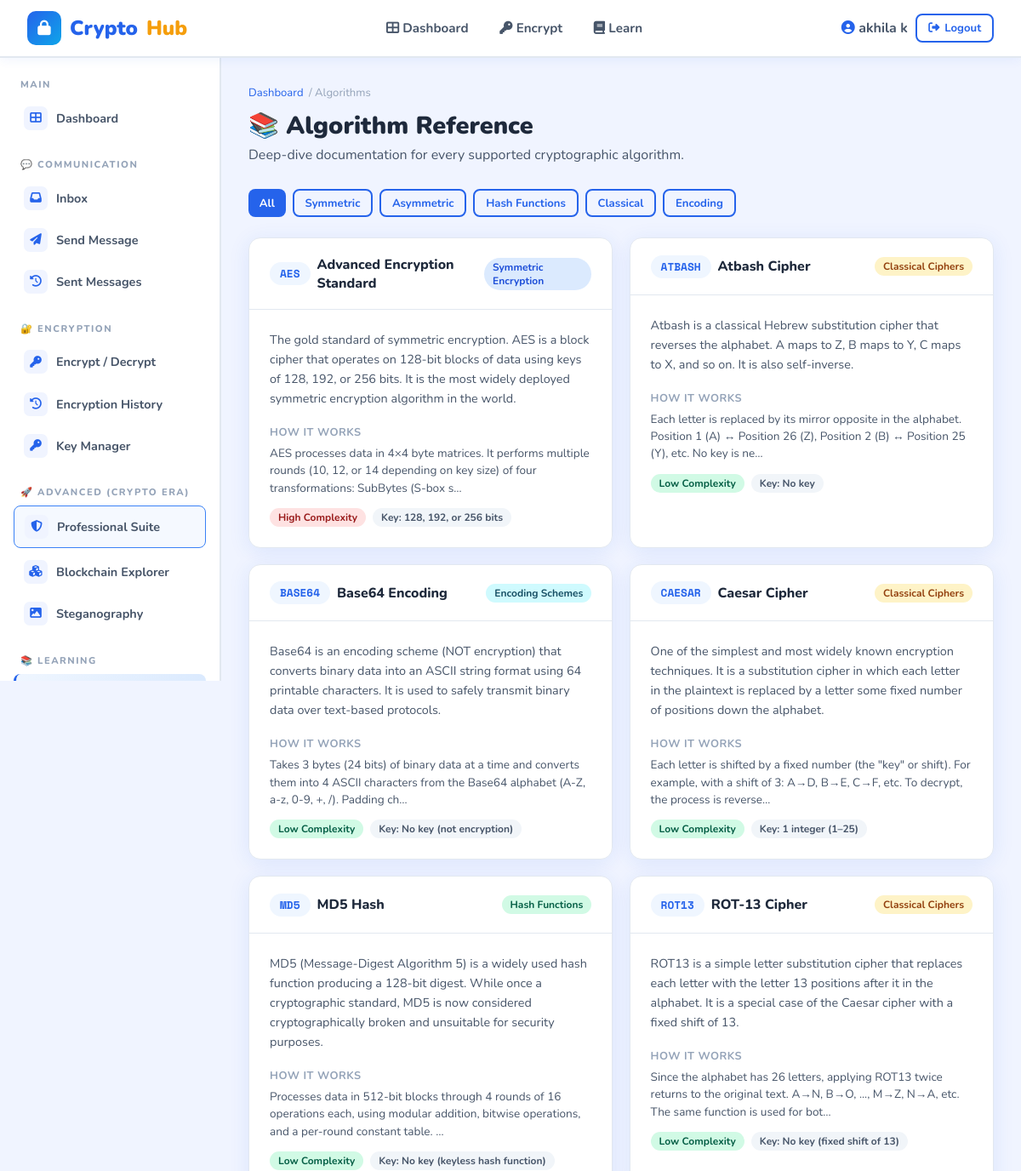
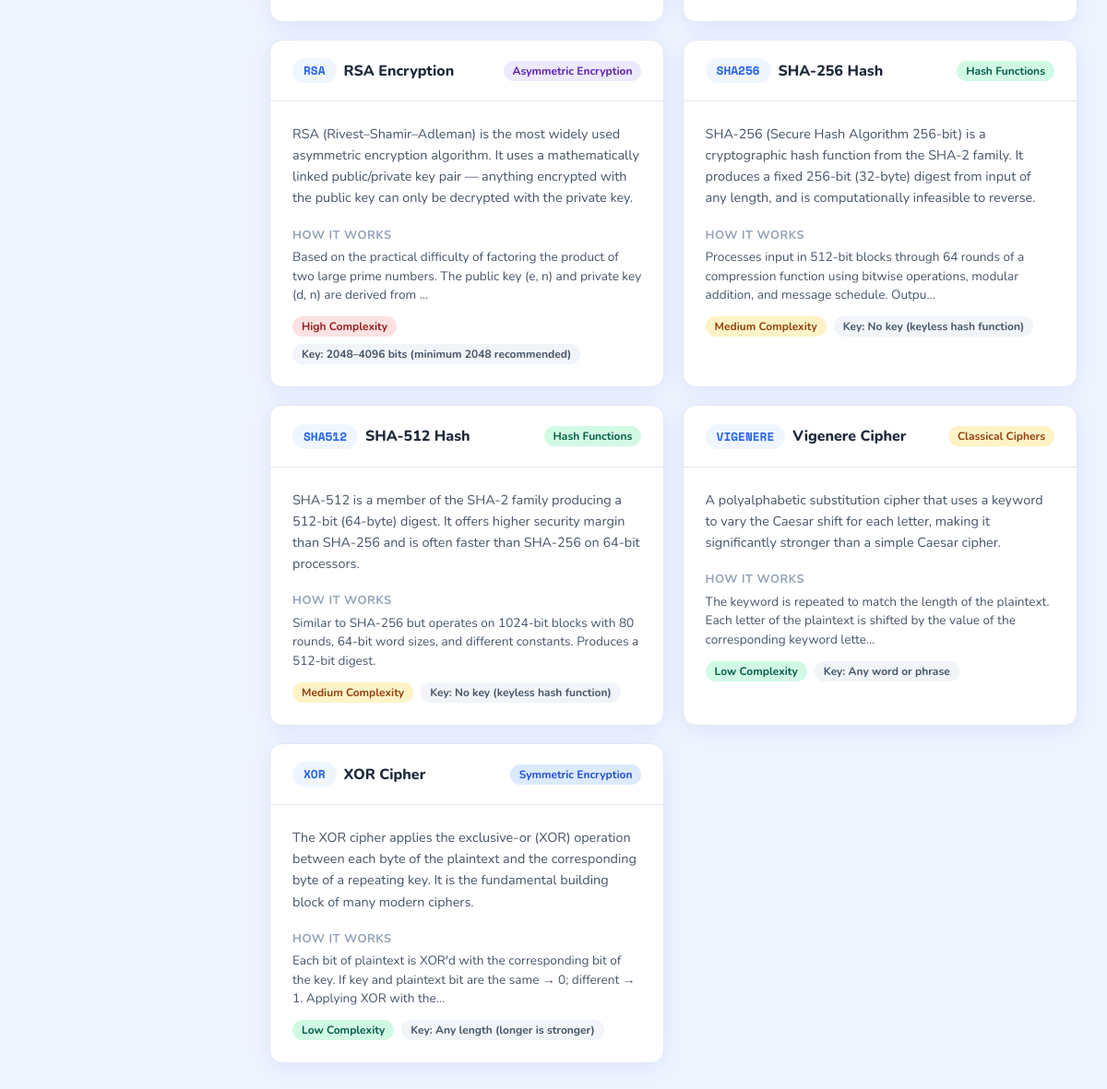
/algorithms/ (signed in), run on the app's committed database (2 pictures, top to bottom).
### crypto_app/models.py (models this page shows, shortened)
class AlgorithmReference(models.Model):
    CATEGORY_CHOICES = [
        ('SYMMETRIC', 'Symmetric Encryption'),
        ('ASYMMETRIC', 'Asymmetric Encryption'),
        ('HASH', 'Hash Functions'),
        ('CLASSICAL', 'Classical Ciphers'),
        ('ENCODING', 'Encoding Schemes'),
    ]
    name = models.CharField(max_length=100)
    acronym = models.CharField(max_length=20)
    category = models.CharField(max_length=20, choices=CATEGORY_CHOICES)
    description = models.TextField()
    history = models.TextField(blank=True)
    how_it_works = models.TextField()
    use_cases = models.TextField()
    strengths = models.TextField(blank=True)
    weaknesses = models.TextField(blank=True)
    key_length = models.CharField(max_length=100, blank=True)
    complexity = models.CharField(max_length=20, choices=[
        ('LOW', 'Low'), ('MEDIUM', 'Medium'), ('HIGH', 'High')
    ], default='MEDIUM')
    is_featured = models.BooleanField(default=False)
    created_at = models.DateTimeField(default=timezone.now)
    class Meta:
        ordering = ['name']

### crypto_app/views.py (the view)
# urls.py: path('algorithms/', views.algorithm_reference, name='algorithm_reference'),
@login_required
def algorithm_reference(request):
    algorithms = AlgorithmReference.objects.all()
    category = request.GET.get('category', '')
    if category:
        algorithms = algorithms.filter(category=category)
    return render(request, 'crypto_app/algorithm_reference.html', {
        'algorithms': algorithms, 'category': category
    })

### crypto_app/templates/crypto_app/algorithm_reference.html (shortened to what this page needs)
{% extends 'crypto_app/base.html' %}
{% block body %}
<div class="app-layout">
    {% include 'crypto_app/user_sidebar.html' %}
    <main class="main-content fade-in">
        <div class="page-header">
            <div class="breadcrumb"><a href="{% url 'dashboard' %}">Dashboard</a> / Algorithms</div>
            <h1>📚 Algorithm Reference</h1>
            <p>Deep-dive documentation for every supported cryptographic algorithm.</p>
        </div>
        <div style="display:flex;gap:0.5rem;flex-wrap:wrap;margin-bottom:1.5rem;">
            <a href="{% url 'algorithm_reference' %}" class="btn {% if not category %}btn-primary{% else %}btn-outline{% endif %} btn-sm">All</a>
            <a href="?category=SYMMETRIC" class="btn {% if category == 'SYMMETRIC' %}btn-primary{% else %}btn-outline{% endif %} btn-sm">Symmetric</a>
            <a href="?category=ASYMMETRIC" class="btn {% if category == 'ASYMMETRIC' %}btn-primary{% else %}btn-outline{% endif %} btn-sm">Asymmetric</a>
            <a href="?category=HASH" class="btn {% if category == 'HASH' %}btn-primary{% else %}btn-outline{% endif %} btn-sm">Hash Functions</a>
            <a href="?category=CLASSICAL" class="btn {% if category == 'CLASSICAL' %}btn-primary{% else %}btn-outline{% endif %} btn-sm">Classical</a>
            <a href="?category=ENCODING" class="btn {% if category == 'ENCODING' %}btn-primary{% else %}btn-outline{% endif %} btn-sm">Encoding</a>
        </div>
        {% if algorithms %}
        <div style="display:grid;grid-template-columns:repeat(auto-fill,minmax(340px,1fr));gap:1.2rem;">
            {% for algo in algorithms %}
            <div class="card" style="transition:all 0.2s;" onmouseover="this.style.transform='translateY(-3px)';this.style.boxShadow='var(--shadow-hover)'" onmouseout="this.style.transform='';this.style.boxShadow=''">
                <div class="card-header">
                    <h3>
                        <span class="algo-chip">{{ algo.acronym }}</span>
                        {{ algo.name }}
                    </h3>
                    <span class="badge-tag {% if algo.category == 'SYMMETRIC' %}badge-blue{% elif algo.category == 'ASYMMETRIC' %}badge-purple{% elif algo.category == 'HASH' %}badge-green{% elif algo.category == 'CLASSICAL' %}badge-amber{% else %}badge-cyan{% endif %}">
                        {{ algo.get_category_display }}
                    </span>
                </div>
                <div class="card-body">
                    <p style="color:var(--text-mid);font-size:0.9rem;margin-bottom:1rem;line-height:1.6;">{{ algo.description }}</p>
                    {% if algo.how_it_works %}
                    <div style="margin-bottom:0.8rem;">
                        <strong style="font-size:0.8rem;text-transform:uppercase;color:var(--text-light);letter-spacing:0.5px;">How it works</strong>
                        <p style="font-size:0.85rem;color:var(--text-mid);margin-top:0.3rem;line-height:1.5;">{{ algo.how_it_works|truncatechars:150 }}</p>
                    </div>
                    {% endif %}
                    <div style="display:flex;gap:0.5rem;flex-wrap:wrap;">
                        <span class="badge-tag {% if algo.complexity == 'LOW' %}badge-green{% elif algo.complexity == 'MEDIUM' %}badge-amber{% else %}badge-red{% endif %}">
                            {{ algo.get_complexity_display }} Complexity
                        </span>
                        {% if algo.key_length %}<span class="badge-tag badge-gray">Key: {{ algo.key_length }}</span>{% endif %}
                    </div>
                </div>
            </div>
            {% endfor %}
        </div>
        {% endif %}
    </main>
</div>
{% endblock %}

### crypto_app/templates/crypto_app/base.html (shortened to what this page needs)
<!DOCTYPE html>
<html lang="en">
<head>
    <link rel="stylesheet" href="https://cdnjs.cloudflare.com/ajax/libs/font-awesome/6.5.0/css/all.min.css">
</head>
<body>
<header class="topnav">
    <a href="{% url 'home' %}" class="brand">
        <div class="logo-icon"><i class="fas fa-lock"></i></div>
        Crypto<span class="sub">Hub</span>
    </a>
    {% if user.is_authenticated %}
    <nav>
        {% if user.is_staff %}
        <a href="{% url 'admin_dashboard' %}"><i class="fas fa-tachometer-alt"></i> Admin Panel</a>
        {% else %}
        <a href="{% url 'dashboard' %}"><i class="fas fa-th-large"></i> Dashboard</a>
        <a href="{% url 'encryption_tool' %}"><i class="fas fa-key"></i> Encrypt</a>
        <a href="{% url 'topics' %}"><i class="fas fa-book"></i> Learn</a>
        {% endif %}
    </nav>
    <div class="auth-btns">
        <span style="font-weight:700; color:var(--text-mid);">
            <i class="fas fa-user-circle" style="color:var(--primary)"></i>
            {{ user.get_full_name|default:user.username }}
        </span>
        <a href="{% url 'logout' %}" class="btn btn-outline btn-sm">
            <i class="fas fa-sign-out-alt"></i> Logout
        </a>
    </div>
    {% endif %}
</header>
{% block body %}{% endblock %}
</body>
</html>

### crypto_app/templates/crypto_app/base.html (style rules this page uses)
:root { --primary: #2563EB; --primary-light: #3B82F6; --primary-dark: #1D4ED8; --secondary: #0EA5E9; --accent: #F59E0B; --success: #10B981; --danger: #EF4444; --warning: #F59E0B; --info: #06B6D4; --bg: #F0F4FF; --bg-white: #FFFFFF; --bg-card: #FFFFFF; --text-dark: #1E293B; --text-mid: #475569; --text-light: #94A3B8; --border: #E2E8F0; --shadow: 0 4px 24px rgba(37,99,235,0.10); --shadow-hover: 0 8px 32px rgba(37,99,235,0.18); --radius: 14px; --radius-sm: 8px; --sidebar-w: 260px; --header-h: 68px; --font-main: 'Nunito', sans-serif; --font-mono: 'Space Mono', monospace; }
* { box-sizing: border-box; margin: 0; padding: 0; }
body { font-family: var(--font-main); background: var(--bg); color: var(--text-dark); min-height: 100vh; }
.topnav { background: #fff; border-bottom: 2px solid var(--border); padding: 0 2rem; height: var(--header-h); display: flex; align-items: center; justify-content: space-between; position: sticky; top: 0; z-index: 100; box-shadow: 0 2px 12px rgba(37,99,235,0.07); }
.topnav .brand { display: flex; align-items: center; gap: 10px; text-decoration: none; font-size: 1.5rem; font-weight: 900; color: var(--primary); }
.topnav .brand .logo-icon { width: 40px; height: 40px; background: linear-gradient(135deg, var(--primary), var(--secondary)); border-radius: 10px; display: flex; align-items: center; justify-content: center; color: white; font-size: 1.1rem; }
.topnav .brand span.sub { color: var(--accent); }
.topnav nav { display: flex; align-items: center; gap: 0.3rem; }
.topnav nav a { padding: 0.45rem 1rem; border-radius: var(--radius-sm); text-decoration: none; color: var(--text-mid); font-weight: 700; font-size: 0.95rem; transition: all 0.2s; }
.topnav .auth-btns { display: flex; gap: 0.6rem; align-items: center; }
.btn { display: inline-flex; align-items: center; gap: 6px; padding: 0.5rem 1.2rem; border-radius: var(--radius-sm); font-family: var(--font-main); font-weight: 700; font-size: 0.9rem; border: none; cursor: pointer; text-decoration: none; transition: all 0.2s; }
.btn-primary { background: var(--primary); color: white; }
.btn-outline { background: transparent; color: var(--primary); border: 2px solid var(--primary); }
.btn-sm { padding: 0.35rem 0.8rem; font-size: 0.82rem; }
.app-layout { display: flex; min-height: calc(100vh - var(--header-h)); }
.main-content { flex: 1; padding: 2rem; overflow-x: hidden; }
.page-header { margin-bottom: 1.8rem; }
.page-header h1 { font-size: 1.8rem; font-weight: 900; color: var(--text-dark); }
.page-header p { color: var(--text-mid); margin-top: 0.3rem; }
.breadcrumb { display: flex; align-items: center; gap: 0.4rem; font-size: 0.82rem; color: var(--text-light); margin-bottom: 0.6rem; }
.breadcrumb a { color: var(--primary); text-decoration: none; }
.card { background: var(--bg-card); border-radius: var(--radius); box-shadow: var(--shadow); border: 1px solid var(--border); overflow: hidden; }
.card-header { padding: 1.2rem 1.5rem; border-bottom: 1px solid var(--border); display: flex; align-items: center; justify-content: space-between; }
.card-header h3 { font-size: 1rem; font-weight: 800; color: var(--text-dark); display: flex; align-items: center; gap: 8px; }
.card-body { padding: 1.5rem; }
.badge-tag { display: inline-flex; align-items: center; gap: 4px; padding: 3px 10px; border-radius: 20px; font-size: 0.75rem; font-weight: 700; }
.badge-blue { background: #DBEAFE; color: #1D4ED8; }
.badge-green { background: #D1FAE5; color: #065F46; }
.badge-red { background: #FEE2E2; color: #991B1B; }
.badge-amber { background: #FEF3C7; color: #92400E; }
.badge-purple { background: #EDE9FE; color: #5B21B6; }
.badge-cyan { background: #CFFAFE; color: #164E63; }
.badge-gray { background: #F1F5F9; color: #475569; }
.algo-chip { display: inline-flex; align-items: center; gap: 5px; padding: 4px 12px; border-radius: 20px; background: #EFF6FF; color: var(--primary); font-size: 0.8rem; font-weight: 800; font-family: var(--font-mono); }
.fade-in { animation: fadeIn 0.35s ease both; }

### data on the page
AlgorithmReference: acronym "AES", name "Advanced Encryption Standard", category "Symmetric Encryption", description "The gold standard of symmetric encryption. AES is a block cipher that operates on 128-bit blocks of data using keys of 128, 192, or 256 bits. It is the most widely deployed symmetric encryption algorithm in the world.", how_it_works "AES processes data in 4×4 byte matrices. It performs multiple rounds (10, 12, or 14 depending on key size) of four transformations: SubBytes (S-box s…", complexity "High", key_length "128, 192, or 256 bits"
AlgorithmReference: acronym "ATBASH", name "Atbash Cipher", category "Classical Ciphers", description "Atbash is a classical Hebrew substitution cipher that reverses the alphabet. A maps to Z, B maps to Y, C maps to X, and so on. It is also self-inverse.", how_it_works "Each letter is replaced by its mirror opposite in the alphabet. Position 1 (A) ↔ Position 26 (Z), Position 2 (B) ↔ Position 25 (Y), etc. No key is ne…", complexity "Low", key_length "No key"
AlgorithmReference: acronym "BASE64", name "Base64 Encoding", category "Encoding Schemes", description "Base64 is an encoding scheme (NOT encryption) that converts binary data into an ASCII string format using 64 printable characters. It is used to safely transmit binary data over text-based protocols.", how_it_works "Takes 3 bytes (24 bits) of binary data at a time and converts them into 4 ASCII characters from the Base64 alphabet (A-Z, a-z, 0-9, +, /). Padding ch…", complexity "Low", key_length "No key (not encryption)"
AlgorithmReference: acronym "CAESAR", name "Caesar Cipher", category "Classical Ciphers", description "One of the simplest and most widely known encryption techniques. It is a substitution cipher in which each letter in the plaintext is replaced by a letter some fixed number of positions down the alphabet.", how_it_works "Each letter is shifted by a fixed number (the \"key\" or shift). For example, with a shift of 3: A→D, B→E, C→F, etc. To decrypt, the process is reverse…", complexity "Low", key_length "1 integer (1–25)"
AlgorithmReference: acronym "MD5", name "MD5 Hash", category "Hash Functions", description "MD5 (Message-Digest Algorithm 5) is a widely used hash function producing a 128-bit digest. While once a cryptographic standard, MD5 is now considered cryptographically broken and unsuitable for security purposes.", how_it_works "Processes data in 512-bit blocks through 4 rounds of 16 operations each, using modular addition, bitwise operations, and a per-round constant table. …", complexity "Low", key_length "No key (keyless hash function)"
AlgorithmReference: acronym "ROT13", name "ROT-13 Cipher", category "Classical Ciphers", description "ROT13 is a simple letter substitution cipher that replaces each letter with the letter 13 positions after it in the alphabet. It is a special case of the Caesar cipher with a fixed shift of 13.", how_it_works "Since the alphabet has 26 letters, applying ROT13 twice returns to the original text. A→N, B→O, ..., M→Z, N→A, etc. The same function is used for bot…", complexity "Low", key_length "No key (fixed shift of 13)"
AlgorithmReference: acronym "RSA", name "RSA Encryption", category "Asymmetric Encryption", description "RSA (Rivest–Shamir–Adleman) is the most widely used asymmetric encryption algorithm. It uses a mathematically linked public/private key pair — anything encrypted with the public key can only be decrypted with the private key.", how_it_works "Based on the practical difficulty of factoring the product of two large prime numbers. The public key (e, n) and private key (d, n) are derived from …", complexity "High", key_length "2048–4096 bits (minimum 2048 recommended)"
AlgorithmReference: acronym "SHA256", name "SHA-256 Hash", category "Hash Functions", description "SHA-256 (Secure Hash Algorithm 256-bit) is a cryptographic hash function from the SHA-2 family. It produces a fixed 256-bit (32-byte) digest from input of any length, and is computationally infeasible to reverse.", how_it_works "Processes input in 512-bit blocks through 64 rounds of a compression function using bitwise operations, modular addition, and message schedule. Outpu…", complexity "Medium", key_length "No key (keyless hash function)"
AlgorithmReference: acronym "SHA512", name "SHA-512 Hash", category "Hash Functions", description "SHA-512 is a member of the SHA-2 family producing a 512-bit (64-byte) digest. It offers higher security margin than SHA-256 and is often faster than SHA-256 on 64-bit processors.", how_it_works "Similar to SHA-256 but operates on 1024-bit blocks with 80 rounds, 64-bit word sizes, and different constants. Produces a 512-bit digest.", complexity "Medium", key_length "No key (keyless hash function)"
AlgorithmReference: acronym "VIGENERE", name "Vigenere Cipher", category "Classical Ciphers", description "A polyalphabetic substitution cipher that uses a keyword to vary the Caesar shift for each letter, making it significantly stronger than a simple Caesar cipher.", how_it_works "The keyword is repeated to match the length of the plaintext. Each letter of the plaintext is shifted by the value of the corresponding keyword lette…", complexity "Low", key_length "Any word or phrase"
AlgorithmReference: acronym "XOR", name "XOR Cipher", category "Symmetric Encryption", description "The XOR cipher applies the exclusive-or (XOR) operation between each byte of the plaintext and the corresponding byte of a repeating key. It is the fundamental building block of many modern ciphers.", how_it_works "Each bit of plaintext is XOR'd with the corresponding bit of the key. If key and plaintext bit are the same → 0; different → 1. Applying XOR with the…", complexity "Low", key_length "Any length (longer is stronger)"

### other printed values
{{ user.get_full_name|default:user.username }} "akhila k"
